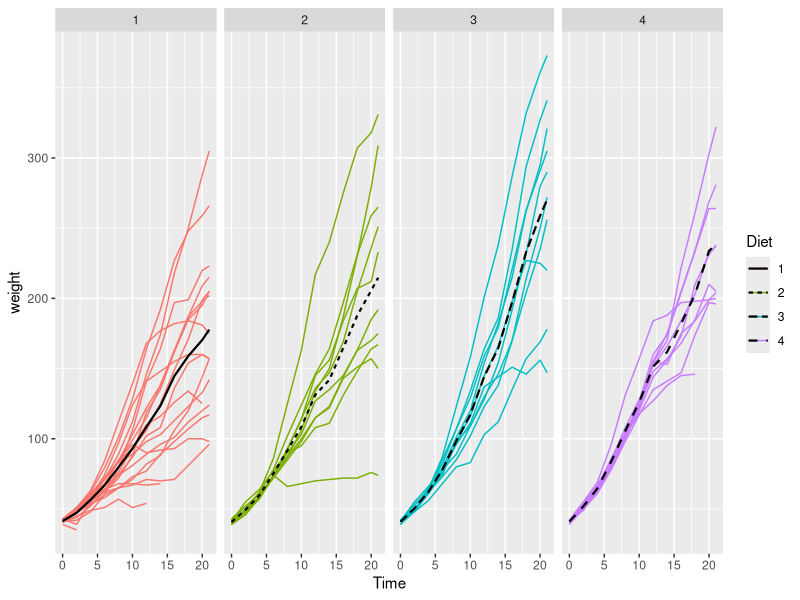
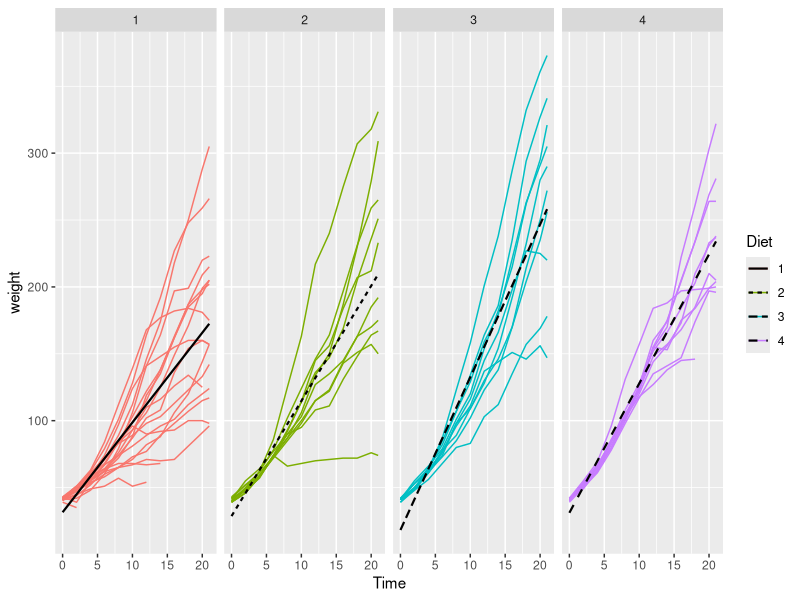

These figures' R source, in order:
## ---- chunk 1
library(lme4)
library(tidyverse)
library(effects)
data("ChickWeight")

ChickWeight %>%
  ggplot(., aes(y=weight,x=Time,col=Diet,group=Chick))+
  geom_line() + 
  stat_summary(fun="mean",geom="line",
               aes(group=Diet,y=weight,linetype=Diet),
               col="black",
               size = 0.75) +
  facet_grid(.~Diet)


## ---- chunk 2

mod_chick<-lmer(weight~Time*Diet+(1|Chick),
                data=ChickWeight)

prediction_mod<-effect(c('Time*Diet'),
       mod_chick) %>%
  data.frame()

ggplot(ChickWeight,aes(x=Time,y=weight,group=Chick,col=Diet))+
  geom_line() +
  geom_line(data = prediction_mod, aes(x=Time,y=fit,group=Diet,linetype=Diet),
            col='black',
            size = 0.75)+
  facet_grid(.~Diet)

  
